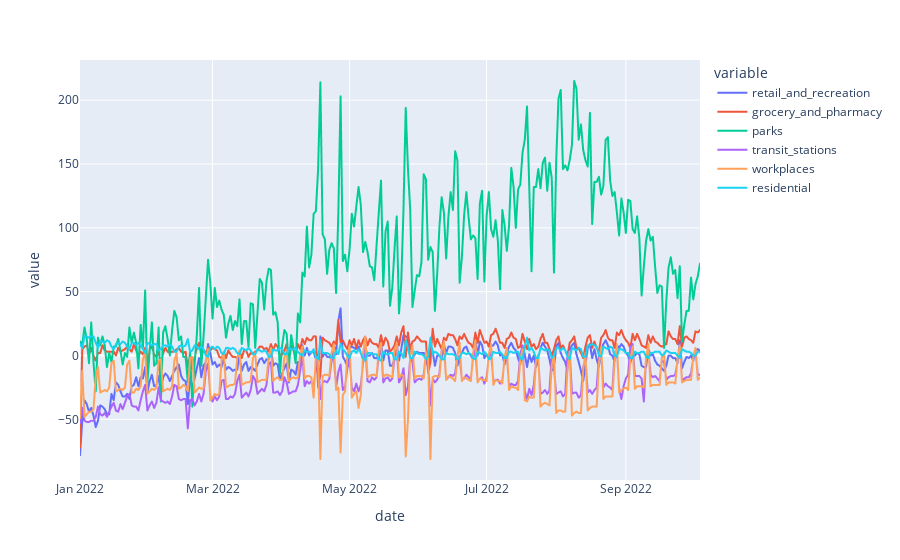

The cell this chart's notebook holds for it:
### Markdown cell above
### Q2: How did the proportion of trips to different destinations change during the year 2022?

### Code cell
%store -r fig2
fig2.show()

### Figure 1 — Plotly figure (JSON) as saved in the notebook; plotly's stock layout.template omitted (floating-point values rounded to 4 significant figures; data arrays with more than 128 entries replaced by an {"elided": "..."} marker saying what was removed)
{"data": [{"hovertemplate": "variable=retail_and_recreation<br>date=%{x}<br>value=%{y}<extra></extra>", "legendgroup": "retail_and_recreation", "line": {"color": "#636efa", "dash": "solid"}, "marker": {"symbol": "circle"}, "mode": "lines", "name": "retail_and_recreation", "showlegend": true, "type": "scattergl", "x": {"elided": "277 str values"}, "xaxis": "x", "y": {"elided": "277 int values"}, "yaxis": "y"}, {"hovertemplate": "variable=grocery_and_pharmacy<br>date=%{x}<br>value=%{y}<extra></extra>", "legendgroup": "grocery_and_pharmacy", "line": {"color": "#EF553B", "dash": "solid"}, "marker": {"symbol": "circle"}, "mode": "lines", "name": "grocery_and_pharmacy", "showlegend": true, "type": "scattergl", "x": {"elided": "277 str values"}, "xaxis": "x", "y": {"elided": "277 int values"}, "yaxis": "y"}, {"hovertemplate": "variable=parks<br>date=%{x}<br>value=%{y}<extra></extra>", "legendgroup": "parks", "line": {"color": "#00cc96", "dash": "solid"}, "marker": {"symbol": "circle"}, "mode": "lines", "name": "parks", "showlegend": true, "type": "scattergl", "x": {"elided": "277 str values"}, "xaxis": "x", "y": {"elided": "277 int values"}, "yaxis": "y"}, {"hovertemplate": "variable=transit_stations<br>date=%{x}<br>value=%{y}<extra></extra>", "legendgroup": "transit_stations", "line": {"color": "#ab63fa", "dash": "solid"}, "marker": {"symbol": "circle"}, "mode": "lines", "name": "transit_stations", "showlegend": true, "type": "scattergl", "x": {"elided": "277 str values"}, "xaxis": "x", "y": {"elided": "277 int values"}, "yaxis": "y"}, {"hovertemplate": "variable=workplaces<br>date=%{x}<br>value=%{y}<extra></extra>", "legendgroup": "workplaces", "line": {"color": "#FFA15A", "dash": "solid"}, "marker": {"symbol": "circle"}, "mode": "lines", "name": "workplaces", "showlegend": true, "type": "scattergl", "x": {"elided": "277 str values"}, "xaxis": "x", "y": {"elided": "277 int values"}, "yaxis": "y"}, {"hovertemplate": "variable=residential<br>date=%{x}<br>value=%{y}<extra></extra>", "legendgroup": "residential", "line": {"color": "#19d3f3", "dash": "solid"}, "marker": {"symbol": "circle"}, "mode": "lines", "name": "residential", "showlegend": true, "type": "scattergl", "x": {"elided": "277 str values"}, "xaxis": "x", "y": {"elided": "277 int values"}, "yaxis": "y"}], "layout": {"legend": {"title": {"text": "variable"}, "tracegroupgap": 0}, "margin": {"t": 60}, "xaxis": {"anchor": "y", "domain": [0, 1], "title": {"text": "date"}}, "yaxis": {"anchor": "x", "domain": [0, 1], "title": {"text": "value"}}}}
